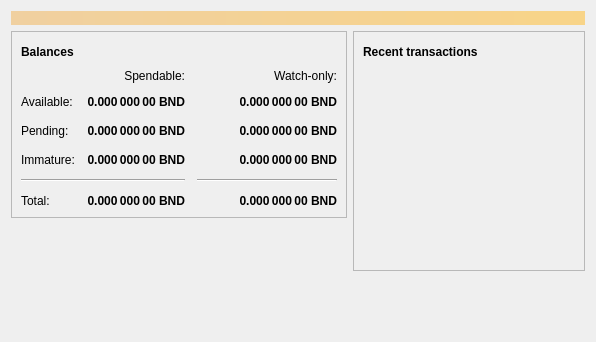
<?xml version="1.0" encoding="UTF-8"?>
<ui version="4.0">
 <class>OverviewPage</class>
 <widget class="QWidget" name="OverviewPage">
  <property name="geometry">
   <rect>
    <x>0</x>
    <y>0</y>
    <width>596</width>
    <height>342</height>
   </rect>
  </property>
  <property name="windowTitle">
   <string>Form</string>
  </property>
  <layout class="QVBoxLayout" name="topLayout">
   <item>
    <widget class="QLabel" name="labelAlerts">
     <property name="visible">
      <bool>false</bool>
     </property>
     <property name="styleSheet">
      <string notr="true">QLabel { background-color: qlineargradient(x1: 0, y1: 0, x2: 1, y2: 0, stop:0 #F0D0A0, stop:1 #F8D488); color:#000000; }</string>
     </property>
     <property name="wordWrap">
      <bool>true</bool>
     </property>
     <property name="margin">
      <number>3</number>
     </property>
     <property name="textInteractionFlags">
      <set>Qt::TextSelectableByMouse</set>
     </property>
    </widget>
   </item>
   <item>
    <layout class="QHBoxLayout" name="horizontalLayout" stretch="1,1">
     <item>
      <layout class="QVBoxLayout" name="verticalLayout_2">
       <item>
        <widget class="QFrame" name="frame">
         <property name="frameShape">
          <enum>QFrame::StyledPanel</enum>
         </property>
         <property name="frameShadow">
          <enum>QFrame::Raised</enum>
         </property>
         <layout class="QVBoxLayout" name="verticalLayout_4">
          <item>
           <layout class="QHBoxLayout" name="horizontalLayout_4">
            <item>
             <widget class="QLabel" name="label_5">
              <property name="font">
               <font>
                <weight>75</weight>
                <bold>true</bold>
               </font>
              </property>
              <property name="text">
               <string>Balances</string>
              </property>
             </widget>
            </item>
            <item>
             <widget class="QPushButton" name="labelWalletStatus">
              <property name="enabled">
               <bool>true</bool>
              </property>
              <property name="maximumSize">
               <size>
                <width>30</width>
                <height>16777215</height>
               </size>
              </property>
              <property name="toolTip">
               <string>The displayed information may be out of date. Your wallet automatically synchronizes with the Blocknew network after a connection is established, but this process has not completed yet.</string>
              </property>
              <property name="text">
               <string/>
              </property>
              <property name="icon">
               <iconset resource="../bitcoin.qrc">
                <normaloff>:/icons/warning</normaloff>
                <disabledoff>:/icons/warning</disabledoff>:/icons/warning</iconset>
              </property>
              <property name="iconSize">
               <size>
                <width>24</width>
                <height>24</height>
               </size>
              </property>
              <property name="flat">
               <bool>true</bool>
              </property>
             </widget>
            </item>
            <item>
             <spacer name="horizontalSpacer_3">
              <property name="orientation">
               <enum>Qt::Horizontal</enum>
              </property>
              <property name="sizeHint" stdset="0">
               <size>
                <width>40</width>
                <height>20</height>
               </size>
              </property>
             </spacer>
            </item>
           </layout>
          </item>
          <item>
           <layout class="QGridLayout" name="gridLayout">
            <property name="spacing">
             <number>12</number>
            </property>
            <item row="2" column="2">
             <widget class="QLabel" name="labelWatchPending">
              <property name="font">
               <font>
                <weight>75</weight>
                <bold>true</bold>
               </font>
              </property>
              <property name="cursor">
               <cursorShape>IBeamCursor</cursorShape>
              </property>
              <property name="toolTip">
               <string>Unconfirmed transactions to watch-only addresses</string>
              </property>
              <property name="text">
               <string notr="true">0.000 000 00 BND</string>
              </property>
              <property name="alignment">
               <set>Qt::AlignRight|Qt::AlignTrailing|Qt::AlignVCenter</set>
              </property>
              <property name="textInteractionFlags">
               <set>Qt::LinksAccessibleByMouse|Qt::TextSelectableByKeyboard|Qt::TextSelectableByMouse</set>
              </property>
             </widget>
            </item>
            <item row="2" column="1">
             <widget class="QLabel" name="labelUnconfirmed">
              <property name="font">
               <font>
                <weight>75</weight>
                <bold>true</bold>
               </font>
              </property>
              <property name="cursor">
               <cursorShape>IBeamCursor</cursorShape>
              </property>
              <property name="toolTip">
               <string>Total of transactions that have yet to be confirmed, and do not yet count toward the spendable balance</string>
              </property>
              <property name="text">
               <string notr="true">0.000 000 00 BND</string>
              </property>
              <property name="alignment">
               <set>Qt::AlignRight|Qt::AlignTrailing|Qt::AlignVCenter</set>
              </property>
              <property name="textInteractionFlags">
               <set>Qt::LinksAccessibleByMouse|Qt::TextSelectableByKeyboard|Qt::TextSelectableByMouse</set>
              </property>
             </widget>
            </item>
            <item row="3" column="2">
             <widget class="QLabel" name="labelWatchImmature">
              <property name="font">
               <font>
                <weight>75</weight>
                <bold>true</bold>
               </font>
              </property>
              <property name="cursor">
               <cursorShape>IBeamCursor</cursorShape>
              </property>
              <property name="toolTip">
               <string>Mined balance in watch-only addresses that has not yet matured</string>
              </property>
              <property name="text">
               <string notr="true">0.000 000 00 BND</string>
              </property>
              <property name="alignment">
               <set>Qt::AlignRight|Qt::AlignTrailing|Qt::AlignVCenter</set>
              </property>
              <property name="textInteractionFlags">
               <set>Qt::LinksAccessibleByMouse|Qt::TextSelectableByKeyboard|Qt::TextSelectableByMouse</set>
              </property>
             </widget>
            </item>
            <item row="4" column="0" colspan="2">
             <widget class="Line" name="line">
              <property name="orientation">
               <enum>Qt::Horizontal</enum>
              </property>
             </widget>
            </item>
            <item row="4" column="2">
             <widget class="Line" name="lineWatchBalance">
              <property name="sizePolicy">
               <sizepolicy hsizetype="Preferred" vsizetype="Fixed">
                <horstretch>0</horstretch>
                <verstretch>0</verstretch>
               </sizepolicy>
              </property>
              <property name="minimumSize">
               <size>
                <width>140</width>
                <height>0</height>
               </size>
              </property>
              <property name="orientation">
               <enum>Qt::Horizontal</enum>
              </property>
             </widget>
            </item>
            <item row="5" column="0">
             <widget class="QLabel" name="labelTotalText">
              <property name="text">
               <string>Total:</string>
              </property>
             </widget>
            </item>
            <item row="3" column="1">
             <widget class="QLabel" name="labelImmature">
              <property name="font">
               <font>
                <weight>75</weight>
                <bold>true</bold>
               </font>
              </property>
              <property name="cursor">
               <cursorShape>IBeamCursor</cursorShape>
              </property>
              <property name="toolTip">
               <string>Mined balance that has not yet matured</string>
              </property>
              <property name="text">
               <string notr="true">0.000 000 00 BND</string>
              </property>
              <property name="alignment">
               <set>Qt::AlignRight|Qt::AlignTrailing|Qt::AlignVCenter</set>
              </property>
              <property name="textInteractionFlags">
               <set>Qt::LinksAccessibleByMouse|Qt::TextSelectableByKeyboard|Qt::TextSelectableByMouse</set>
              </property>
             </widget>
            </item>
            <item row="2" column="3">
             <spacer name="horizontalSpacer_2">
              <property name="orientation">
               <enum>Qt::Horizontal</enum>
              </property>
              <property name="sizeHint" stdset="0">
               <size>
                <width>40</width>
                <height>20</height>
               </size>
              </property>
             </spacer>
            </item>
            <item row="3" column="0">
             <widget class="QLabel" name="labelImmatureText">
              <property name="text">
               <string>Immature:</string>
              </property>
             </widget>
            </item>
            <item row="5" column="1">
             <widget class="QLabel" name="labelTotal">
              <property name="font">
               <font>
                <weight>75</weight>
                <bold>true</bold>
               </font>
              </property>
              <property name="cursor">
               <cursorShape>IBeamCursor</cursorShape>
              </property>
              <property name="toolTip">
               <string>Your current total balance</string>
              </property>
              <property name="text">
               <string notr="true">0.000 000 00 BND</string>
              </property>
              <property name="alignment">
               <set>Qt::AlignRight|Qt::AlignTrailing|Qt::AlignVCenter</set>
              </property>
              <property name="textInteractionFlags">
               <set>Qt::LinksAccessibleByMouse|Qt::TextSelectableByKeyboard|Qt::TextSelectableByMouse</set>
              </property>
             </widget>
            </item>
            <item row="5" column="2">
             <widget class="QLabel" name="labelWatchTotal">
              <property name="font">
               <font>
                <weight>75</weight>
                <bold>true</bold>
               </font>
              </property>
              <property name="cursor">
               <cursorShape>IBeamCursor</cursorShape>
              </property>
              <property name="toolTip">
               <string>Current total balance in watch-only addresses</string>
              </property>
              <property name="text">
               <string notr="true">0.000 000 00 BND</string>
              </property>
              <property name="alignment">
               <set>Qt::AlignRight|Qt::AlignTrailing|Qt::AlignVCenter</set>
              </property>
              <property name="textInteractionFlags">
               <set>Qt::LinksAccessibleByMouse|Qt::TextSelectableByKeyboard|Qt::TextSelectableByMouse</set>
              </property>
             </widget>
            </item>
            <item row="0" column="2">
             <widget class="QLabel" name="labelWatchonly">
              <property name="text">
               <string>Watch-only:</string>
              </property>
              <property name="alignment">
               <set>Qt::AlignRight|Qt::AlignTrailing|Qt::AlignVCenter</set>
              </property>
             </widget>
            </item>
            <item row="1" column="0">
             <widget class="QLabel" name="labelBalanceText">
              <property name="text">
               <string>Available:</string>
              </property>
             </widget>
            </item>
            <item row="1" column="1">
             <widget class="QLabel" name="labelBalance">
              <property name="font">
               <font>
                <weight>75</weight>
                <bold>true</bold>
               </font>
              </property>
              <property name="cursor">
               <cursorShape>IBeamCursor</cursorShape>
              </property>
              <property name="toolTip">
               <string>Your current spendable balance</string>
              </property>
              <property name="text">
               <string notr="true">0.000 000 00 BND</string>
              </property>
              <property name="alignment">
               <set>Qt::AlignRight|Qt::AlignTrailing|Qt::AlignVCenter</set>
              </property>
              <property name="textInteractionFlags">
               <set>Qt::LinksAccessibleByMouse|Qt::TextSelectableByKeyboard|Qt::TextSelectableByMouse</set>
              </property>
             </widget>
            </item>
            <item row="1" column="2">
             <widget class="QLabel" name="labelWatchAvailable">
              <property name="font">
               <font>
                <weight>75</weight>
                <bold>true</bold>
               </font>
              </property>
              <property name="cursor">
               <cursorShape>IBeamCursor</cursorShape>
              </property>
              <property name="toolTip">
               <string>Your current balance in watch-only addresses</string>
              </property>
              <property name="text">
               <string notr="true">0.000 000 00 BND</string>
              </property>
              <property name="alignment">
               <set>Qt::AlignRight|Qt::AlignTrailing|Qt::AlignVCenter</set>
              </property>
              <property name="textInteractionFlags">
               <set>Qt::LinksAccessibleByMouse|Qt::TextSelectableByKeyboard|Qt::TextSelectableByMouse</set>
              </property>
             </widget>
            </item>
            <item row="2" column="0">
             <widget class="QLabel" name="labelPendingText">
              <property name="text">
               <string>Pending:</string>
              </property>
             </widget>
            </item>
            <item row="0" column="1">
             <widget class="QLabel" name="labelSpendable">
              <property name="text">
               <string>Spendable:</string>
              </property>
              <property name="alignment">
               <set>Qt::AlignRight|Qt::AlignTrailing|Qt::AlignVCenter</set>
              </property>
             </widget>
            </item>
           </layout>
          </item>
         </layout>
        </widget>
       </item>
       <item>
        <spacer name="verticalSpacer">
         <property name="orientation">
          <enum>Qt::Vertical</enum>
         </property>
         <property name="sizeHint" stdset="0">
          <size>
           <width>20</width>
           <height>40</height>
          </size>
         </property>
        </spacer>
       </item>
      </layout>
     </item>
     <item>
      <layout class="QVBoxLayout" name="verticalLayout_3">
       <item>
        <widget class="QFrame" name="frame_2">
         <property name="frameShape">
          <enum>QFrame::StyledPanel</enum>
         </property>
         <property name="frameShadow">
          <enum>QFrame::Raised</enum>
         </property>
         <layout class="QVBoxLayout" name="verticalLayout">
          <item>
           <layout class="QHBoxLayout" name="horizontalLayout_2">
            <item>
             <widget class="QLabel" name="label_4">
              <property name="font">
               <font>
                <weight>75</weight>
                <bold>true</bold>
               </font>
              </property>
              <property name="text">
               <string>Recent transactions</string>
              </property>
             </widget>
            </item>
            <item>
             <widget class="QPushButton" name="labelTransactionsStatus">
              <property name="enabled">
               <bool>true</bool>
              </property>
              <property name="maximumSize">
               <size>
                <width>30</width>
                <height>16777215</height>
               </size>
              </property>
              <property name="toolTip">
               <string>The displayed information may be out of date. Your wallet automatically synchronizes with the Blocknew network after a connection is established, but this process has not completed yet.</string>
              </property>
              <property name="text">
               <string/>
              </property>
              <property name="icon">
               <iconset resource="../bitcoin.qrc">
                <normaloff>:/icons/warning</normaloff>
                <disabledoff>:/icons/warning</disabledoff>:/icons/warning</iconset>
              </property>
              <property name="iconSize">
               <size>
                <width>24</width>
                <height>24</height>
               </size>
              </property>
              <property name="flat">
               <bool>true</bool>
              </property>
             </widget>
            </item>
            <item>
             <spacer name="horizontalSpacer">
              <property name="orientation">
               <enum>Qt::Horizontal</enum>
              </property>
              <property name="sizeHint" stdset="0">
               <size>
                <width>40</width>
                <height>20</height>
               </size>
              </property>
             </spacer>
            </item>
           </layout>
          </item>
          <item>
           <widget class="QListView" name="listTransactions">
            <property name="styleSheet">
             <string notr="true">QListView { background: transparent; }</string>
            </property>
            <property name="frameShape">
             <enum>QFrame::NoFrame</enum>
            </property>
            <property name="verticalScrollBarPolicy">
             <enum>Qt::ScrollBarAlwaysOff</enum>
            </property>
            <property name="horizontalScrollBarPolicy">
             <enum>Qt::ScrollBarAlwaysOff</enum>
            </property>
            <property name="selectionMode">
             <enum>QAbstractItemView::NoSelection</enum>
            </property>
           </widget>
          </item>
         </layout>
        </widget>
       </item>
       <item>
        <spacer name="verticalSpacer_2">
         <property name="orientation">
          <enum>Qt::Vertical</enum>
         </property>
         <property name="sizeHint" stdset="0">
          <size>
           <width>20</width>
           <height>40</height>
          </size>
         </property>
        </spacer>
       </item>
      </layout>
     </item>
    </layout>
   </item>
  </layout>
 </widget>
 <resources/>
 <connections/>
</ui>
